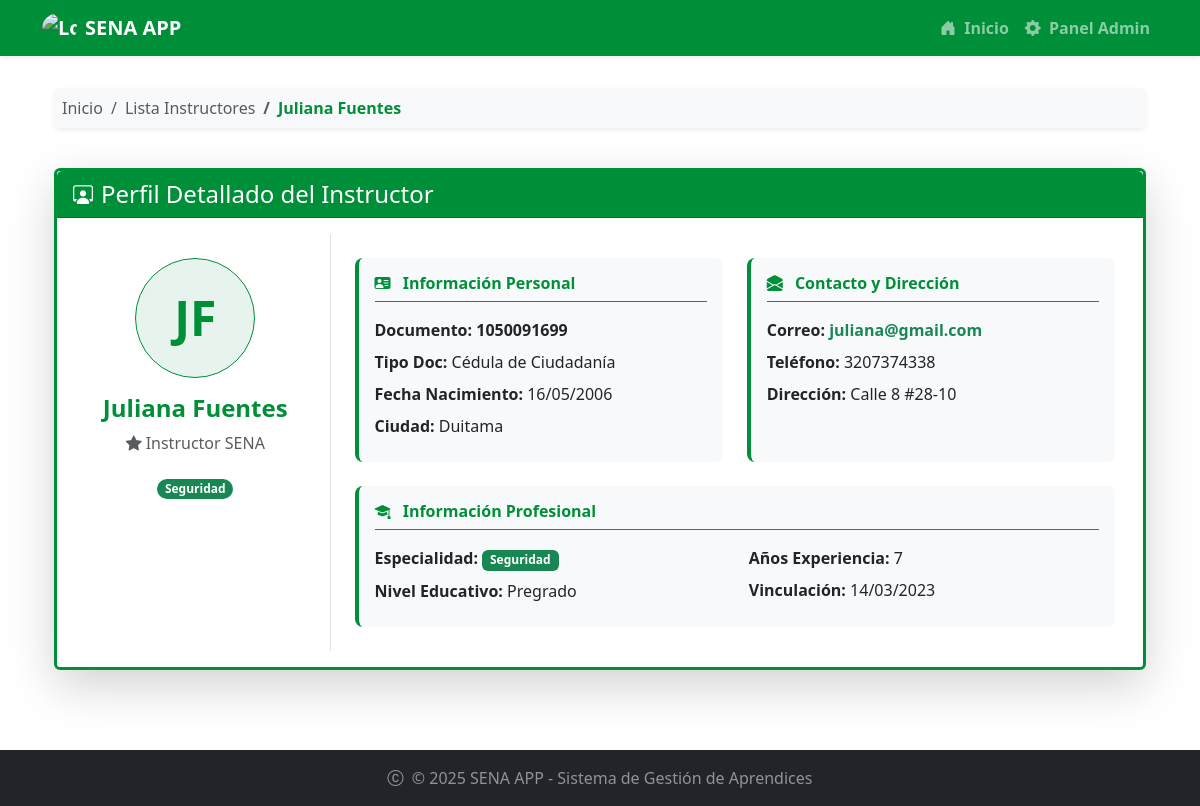
Page /instructores/1/ on the committed database.
### instructores/models.py (models this page shows, shortened)
class Instructor(models.Model):
    TIPO_DOCUMENTO_CHOICES = [
        ('CC', 'Cédula de Ciudadanía'),
        ('CE', 'Cédula de Extranjería'),
        ('TI', 'Tarjeta de Identidad'),
        ('PAS', 'Pasaporte'),
    ]
    NIVEL_EDUCACION_CHOICES = [
        ('TEC', 'Técnico'),
        ('TEG', 'Tecnólogo'),
        ('PRE','Pregrado'),
        ('ESP','Especialización'),
        ('MAE','Maestría'),
        ('DOC','Doctorado'),
    ]
    tipo_documento = models.CharField(max_length=3,choices= TIPO_DOCUMENTO_CHOICES, default='CC')
    documento_id = models.CharField(max_length=20, unique=True)
    nombre = models.CharField(max_length=100)
    apellido = models.CharField(max_length=100)
    telefono = models.CharField(max_length=20, null=True)
    correo = models.EmailField(null=True)
    fecha_nacimiento = models.DateField()
    ciudad = models.CharField(max_length=100, null=True)
    direccion = models.TextField(null=True)
    nivel_educativo = models.CharField(max_length=3, choices=NIVEL_EDUCACION_CHOICES, default='MAE')
    especialidad = models.CharField(max_length=100)
    anos_experiencia = models.PositiveIntegerField()
    activo = models.BooleanField(default=True)
    fecha_vinculacion = models.DateField()
    fecha_registro = models.DateField(auto_now_add=True)

### instructores/views.py (the view)
# urls.py: path('<int:id_instructor>/', views.detalle_instructor, name='detalle_instructor'),
def detalle_instructor(request, id_instructor):
    instructor = Instructor.objects.get(id=id_instructor)
    template = loader.get_template('detalle_instructor.html')
    context = {
        'instructor': instructor,
    }
    return HttpResponse(template.render(context, request))

### instructores/Templates/detalle_instructor.html (shortened to what this page needs)
{% extends "master.html" %}
{% block content %}
<div class="container-fluid py-2">
    <div class="row mb-4">
        <div class="col-12">
            <nav aria-label="breadcrumb">
                <ol class="breadcrumb bg-light p-2 rounded shadow-sm">
                    <li class="breadcrumb-item"><a href="/" class="text-decoration-none text-muted">Inicio</a></li>
                    <li class="breadcrumb-item"><a href="{% url 'instructores:lista_instructores' %}" class="text-decoration-none text-muted">Lista Instructores</a>
                    </li>
                    <li class="breadcrumb-item active text-sena fw-bold" aria-current="page">{{ instructor.nombre }} {{ instructor.apellido }}</li>
                </ol>
            </nav>
        </div>
    </div>
    <div class="row mb-4">
        <div class="col-12">
            <div class="card shadow-lg border-sena border-3">
                <div class="card-header bg-sena text-white d-flex align-items-center">
                    <i class="bi bi-person-workspace fs-5 me-2"></i>
                    <h4 class="mb-0 fw-light">Perfil Detallado del Instructor</h4>
                </div>
                <div class="card-body">
                    <div class="row">
                        <div class="col-md-3 text-center border-end p-4">
                            <div class="bg-success bg-opacity-10 text-sena d-inline-flex justify-content-center align-items-center rounded-circle mb-3 border border-sena" style="width: 120px; height: 120px; font-size: 3rem; font-weight: bold;">
                                {{ instructor.nombre|slice:":1" }}{{ instructor.apellido|slice:":1" }}
                            </div>
                            <h4 class="text-sena fw-bold">{{ instructor.nombre }} {{ instructor.apellido }}</h4>
                            <p class="text-muted"><i class="bi bi-star-fill me-1"></i>Instructor SENA</p>
                            <span class="badge rounded-pill bg-success mt-2">{{ instructor.especialidad }}</span>
                        </div>
                        <div class="col-md-9 p-4">
                            <div class="row">
                                <div class="col-lg-6 mb-4">
                                    <div class="p-3 bg-light rounded-3 h-100 border-start border-sena border-4">
                                        <h6 class="text-sena border-bottom border-success pb-2 mb-3 fw-bold">
                                            <i class="bi bi-person-vcard-fill me-2"></i> Información Personal
                                        </h6>
                                        <p class="mb-2"><span class="fw-bold">Documento:</span> <span class="fw-semibold text-dark">{{ instructor.documento_id }}</span></p>
                                        <p class="mb-2"><span class="fw-bold">Tipo Doc:</span> {{ instructor.get_tipo_documento_display }}</p>
                                        <p class="mb-2"><span class="fw-bold">Fecha Nacimiento:</span> {{ instructor.fecha_nacimiento|date:"d/m/Y" }}</p>
                                        <p class="mb-2"><span class="fw-bold">Ciudad:</span> {{ instructor.ciudad }}</p>
                                    </div>
                                </div>
                                <div class="col-lg-6 mb-4">
                                    <div class="p-3 bg-light rounded-3 h-100 border-start border-sena border-4">
                                        <h6 class="text-sena border-bottom border-success pb-2 mb-3 fw-bold">
                                            <i class="bi bi-envelope-open-fill me-2"></i> Contacto y Dirección
                                        </h6>
                                        <p class="mb-2"><span class="fw-bold">Correo:</span> <a href="mailto:{{ instructor.correo }}" class="text-decoration-none text-success fw-semibold">{{ instructor.correo|default_if_none:"N/A" }}</a></p>
                                        <p class="mb-2"><span class="fw-bold">Teléfono:</span> {{ instructor.telefono|default_if_none:"N/A" }}</p>
                                        <p class="mb-2"><span class="fw-bold">Dirección:</span> {{ instructor.direccion|default_if_none:"N/A" }}</p>
                                    </div>
                                </div>
                            </div>
                            <div class="row">
                                <div class="col-lg-12">
                                    <div class="p-3 bg-light rounded-3 h-100 border-start border-sena border-4">
                                        <h6 class="text-sena border-bottom border-success pb-2 mb-3 fw-bold">
                                            <i class="bi bi-mortarboard-fill me-2"></i> Información Profesional
                                        </h6>
                                        <div class="row">
                                            <div class="col-md-6">
                                                <p class="mb-2"><span class="fw-bold">Especialidad:</span> <span class="badge bg-success fw-semibold">{{ instructor.especialidad }}</span></p>
                                                <p class="mb-2"><span class="fw-bold">Nivel Educativo:</span> {{ instructor.get_nivel_educativo_display }}</p>
                                            </div>
                                            <div class="col-md-6">
                                                <p class="mb-2"><span class="fw-bold">Años Experiencia:</span> {{ instructor.anos_experiencia }}</p>
                                                <p class="mb-2"><span class="fw-bold">Vinculación:</span> {{ instructor.fecha_vinculacion|date:"d/m/Y" }}</p>
                                            </div>
                                        </div>
                                    </div>
                                </div>
                            </div>
                        </div>
                    </div>
                </div>
            </div>
        </div>
    </div>
{% endblock %}

### static/mystyles.css (style rules this page uses)
body { background-color: #f8f9fa; }

### aprendices/Templates/master.html (style rules this page uses)
.bg-sena { background-color: #008f39 !important; }
.text-sena { color: #008f39 !important; }
.border-sena { border-color: #008f39 !important; }

### rows in the picture
Instructor: nombre "Juliana", apellido "Fuentes", nombre "J", apellido "F", especialidad "Seguridad", documento_id "1050091699", tipo_documento "Cédula de Ciudadanía", fecha_nacimiento "16/05/2006", ciudad "Duitama", correo "juliana@gmail.com", telefono "3207374338", direccion "Calle 8 #28-10", nivel_educativo "Pregrado", anos_experiencia "7", fecha_vinculacion "14/03/2023"
